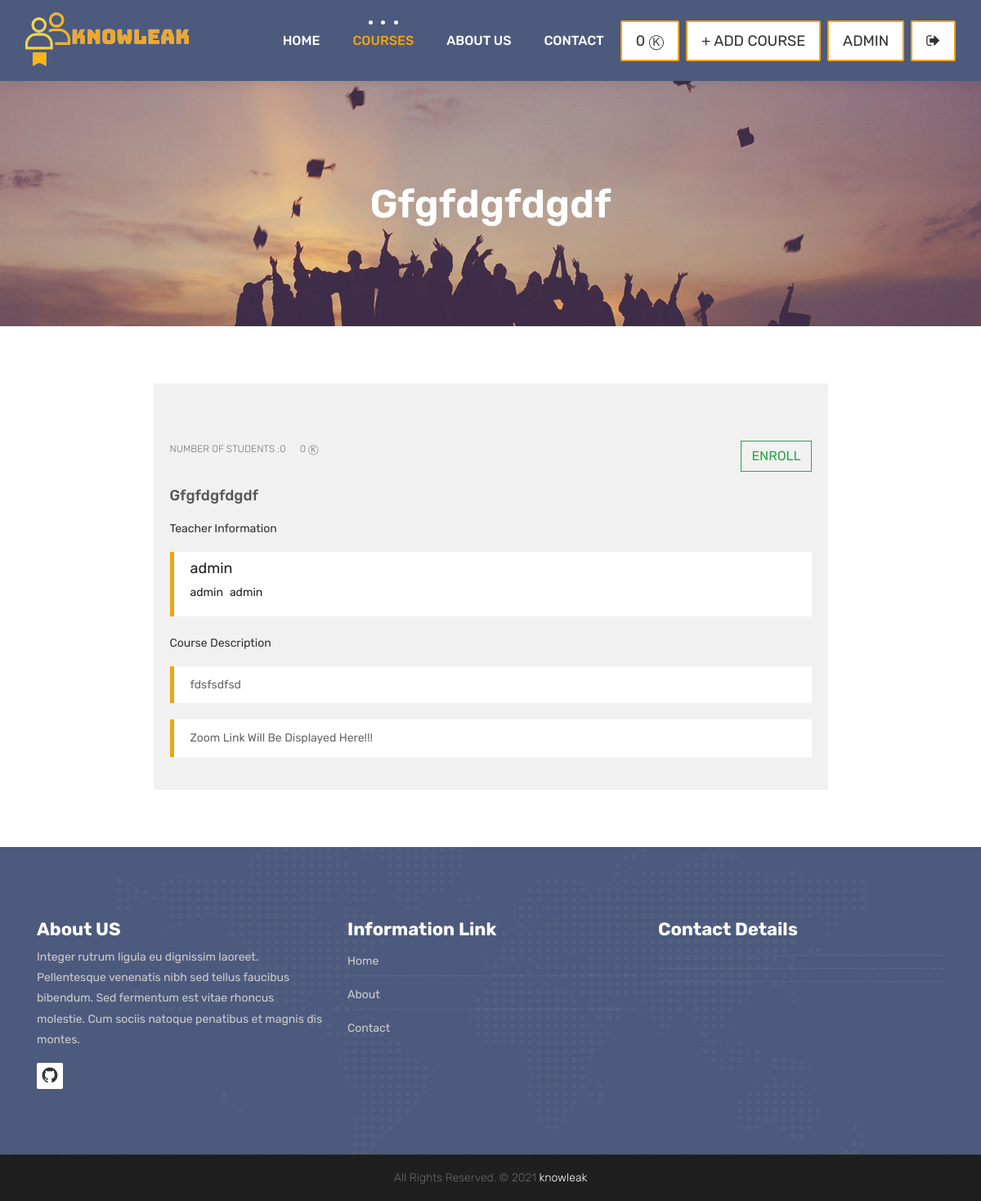
The page /courses/1/ (signed in) on the database as committed earlier.
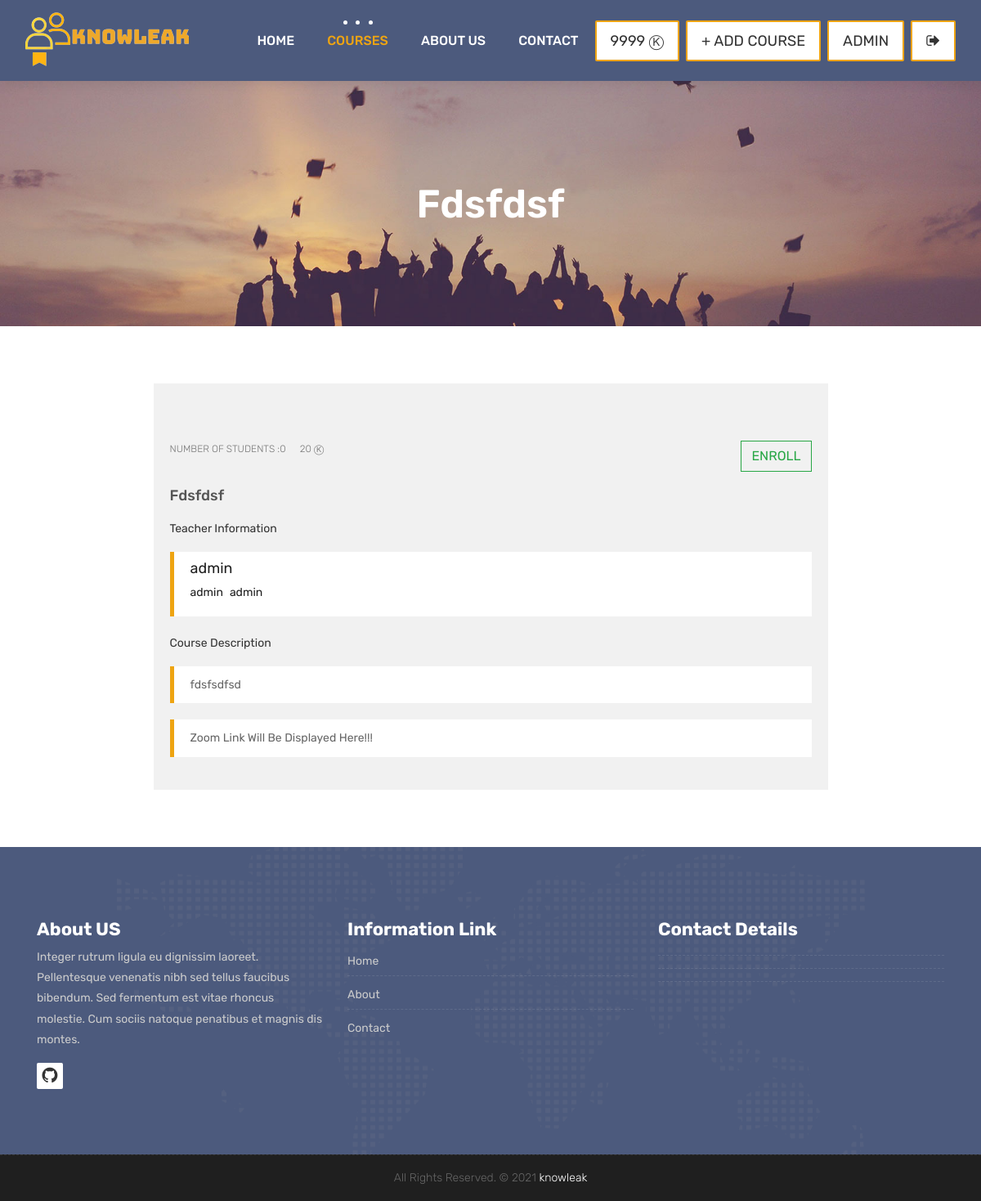
The same page on the database as committed later.
### accounts/models.py (models this page shows, shortened)
class User(AbstractBaseUser,PermissionsMixin):
    first_name = models.CharField(max_length=150, blank=True)
    last_name = models.CharField(max_length=150, blank=True)
    username = models.CharField(max_length=150, unique=True)
    password = models.CharField(max_length=150)
    email = models.EmailField(_('email address'), unique=True)
    start_date = models.DateTimeField(default=timezone.now)
    token = models.IntegerField(default=0)
    is_staff = models.BooleanField(default=False)
    is_active = models.BooleanField(default=True)
    is_superuser = models.BooleanField(default=False)
    is_teacher = models.BooleanField(default=False)
    objects = CustomAccountManager()
    USERNAME_FIELD = 'username'
    REQUIRED_FIELDS = ['email', 'first_name', 'last_name']

### courses/models.py (models this page shows, shortened)
class Course(models.Model):
    teacher = models.ForeignKey(User, null=False, on_delete=models.CASCADE)
    name = models.CharField(max_length=25, unique=True)
    category = models.ForeignKey(Category, null=True, on_delete=models.DO_NOTHING)
    students = models.ManyToManyField(User, blank=True, related_name='courses_joined')
    description = models.TextField(blank=True, null=True)
    image = models.ImageField(blank=True, upload_to="courses", default="courses/default_course_image.jpg")
    token = models.IntegerField()
    zoom_link=models.TextField(null=True)
    zoom_password=models.TextField(null=True)
    available = models.BooleanField(default=True)

### courses/views.py (the view)
# urls.py: path('<int:course_id>/', views.course_detail, name="course_detail"),
def course_detail(request,  course_id):
    current_user = request.user
    course = Course.objects.get(id = course_id)
    courses = Course.objects.all()
    categories = categories = Category.objects.all()
    token = course.token
    user_token = current_user.token
    student_count = course.students.count()
    if student_count != 0:
        coin_willbepaid = token/student_count
    else:
        coin_willbepaid = token
    can_enrolled = False
    if user_token>=coin_willbepaid:
        can_enrolled = True
    if current_user.is_authenticated:
        enrolled_courses = current_user.courses_joined.all()
    else:
        enrolled_courses = courses
    context = {
        'course': course,
        'enrolled_courses': enrolled_courses,
        'categories': categories,
        'user' : current_user,
        'can_enrolled' : can_enrolled,
        'coin_willbepaid' : coin_willbepaid
    }
    return render(request, 'course.html', context)

### templates/course.html (shortened to what this page needs)
{% extends 'partials/_base.html' %}
{% load static %}
{% block content %}
<div class="all-title-box">
	<div class="container text-center">
		<h1>{{course.name}}</span></h1>
	</div>
</div>
<div id="overviews" class="section wb">
	<div class="container">
		<div class="row" style="place-content: center;">
			<div class="col-lg-9 blog-post-single">
				<div class="blog-item">
					<div class="image-blog">
					</div>
					<div class="post-content">
						<div class="post-date">
							{% if user.is_authenticated %}
								{% if course in enrolled_courses %}
								<button type="submit" class="btn btn-outline-danger rounded-0" data-toggle="modal"
									data-target="#releaseModal">
									<span>RELEASE</span>
								</button>
								{% else %}
								<button type="submit" class="btn btn-outline-success rounded-0" data-toggle="modal"
									data-target="#enrollModal">
									<span>ENROLL</span>
								</button>
								{% endif %}
							{% endif %}
						</div>
						<div class="meta-info-blog">
							<span> <p>Number Of Students :{{course.students.count}} </p> </span>
							<span> <p>{{coin_willbepaid}} ⓚ </p> </span>
						</div>
						<div class="blog-title">
							<h2><a href="#" title="">{{course.name}}</a></h2>
						</div>
						<div class="blog-desc">
							<p>Teacher Information</p>
							<blockquote class="default">
								<div>
									<h3 class="mr-2">{{course.teacher.username}}</h3>
								</div>
								<div style="display: flex;">
									<h5 class="mr-2">{{course.teacher.first_name}}</h5>
									<h5>{{course.teacher.last_name}}</h5>
								</div>
							</blockquote>
							<p>Course Description</p>
							<blockquote class="default">
								<div>
									{{course.description}}
								</div>
							</blockquote>
							<blockquote class="default">
								{% if course in enrolled_courses %}
								<div style="display: flex;">
									<p></p>
									<a href="{{course.zoom_link}}" target="_blank">Zoom link</a>
								</div>
								<div style="display: flex;">
									<p>Password : </p>
									<span>{{course.zoom_password}}</span>
								</div>
								{% else %}
									<span>Zoom Link Will Be Displayed Here!!!</span>
								{% endif %}
							</blockquote>
						</div>
					</div>
				</div>
			</div>
		</div>
	</div>
</div>
{% endblock %}

### templates/partials/_navbar.html (shortened to what this page needs)
{% load static %}
<header class="top-navbar">
    <nav class="navbar navbar-expand-lg navbar-light bg-light">
        <div class="container-fluid">
            <a class="navbar-brand" href="{% url 'index' %}">
                <img src="{% static 'images/main.png' %}" style="width: 200px; margin-top: 5px;" alt="asdsadsad" />
            </a>
            <div class="collapse navbar-collapse" id="navbars-host">
                <ul class="navbar-nav ml-auto">
                    <li class="nav-item {% if '/' == request.path %} active {% endif %}"><a class="nav-link" href="{% url 'index' %}">Home</a></li>
                    {% if user.is_authenticated %}
                    <li class="nav-item {% if 'courses' in request.path %} active {% endif %}"><a class="nav-link" href="{% url 'courses' %}">Courses</a></li>
                    {% endif %}
                    <li class="nav-item {% if 'about' in request.path %} active {% endif %}"><a class="nav-link" href="{% url 'about' %}">About Us</a></li>
                    <li class="nav-item {% if 'contact' in request.path %} active {% endif %}"><a class="nav-link" href="{% url 'contact' %}">Contact</a></li>
                </ul>
                <ul class="nav navbar-nav navbar-right">
                    {% if user.is_authenticated %}
                        <li><a class="hover-btn-new log orange mr-2"><span>{{user.token}} ⓚ </span></a></li>
                    {% endif %}
                    {% if user.is_teacher %}
                        <li><a class="hover-btn-new log orange mr-2" href="{% url 'add_course' %}"><span>+ Add Course</span></a></li>
                    {% endif %}
                    {% if user.is_authenticated %}
                        <li><a class="hover-btn-new log orange mr-2" href="{% url 'dashboard' %}"><span>{{user.username}}</span></a></li>
                        <li><a class="hover-btn-new log orange" href="javascript:{document.getElementById('logout').submit()}"><span><i class="fa fa-sign-out"></i></span></a>
                        </li>
                        {% else %}
                        <li><a class="hover-btn-new log orange mr-2" href="{% url 'login' %}"><span><i class="fa fa-sign-in"></i></span></a></li>
                        <li><a class="hover-btn-new log orange" href="{% url 'register' %}"><span><i class="fa fa-user-plus"></i></span></a></li>
                    {% endif %}
                </ul>
            </div>
        </div>
    </nav>
</header>

Rows that differ between the two databases and show on the page:
changed User "ADMIN": token "0" → "9999"
changed Course "fdsfsdfsd": name "Gfgfdgfdgdf" → "Fdsfdsf"
Other text that changed with them:
{{ coin_willbepaid }}: "0" → "20"
